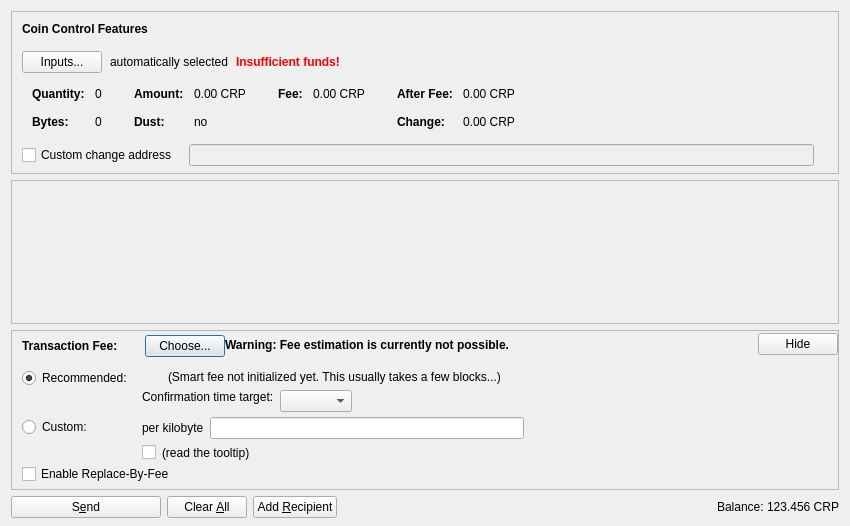
<?xml version="1.0" encoding="UTF-8"?>
<ui version="4.0">
 <class>SendCoinsDialog</class>
 <widget class="QDialog" name="SendCoinsDialog">
  <property name="geometry">
   <rect>
    <x>0</x>
    <y>0</y>
    <width>850</width>
    <height>526</height>
   </rect>
  </property>
  <property name="windowTitle">
   <string>Send Coins</string>
  </property>
  <layout class="QVBoxLayout" name="verticalLayout" stretch="0,1,0,0">
   <property name="bottomMargin">
    <number>8</number>
   </property>
   <item>
    <widget class="QFrame" name="frameCoinControl">
     <property name="sizePolicy">
      <sizepolicy hsizetype="Expanding" vsizetype="Expanding">
       <horstretch>0</horstretch>
       <verstretch>0</verstretch>
      </sizepolicy>
     </property>
     <property name="maximumSize">
      <size>
       <width>16777215</width>
       <height>16777215</height>
      </size>
     </property>
     <property name="frameShape">
      <enum>QFrame::StyledPanel</enum>
     </property>
     <property name="frameShadow">
      <enum>QFrame::Sunken</enum>
     </property>
     <layout class="QVBoxLayout" name="verticalLayoutCoinControl2">
      <property name="spacing">
       <number>0</number>
      </property>
      <property name="leftMargin">
       <number>0</number>
      </property>
      <property name="topMargin">
       <number>0</number>
      </property>
      <property name="rightMargin">
       <number>0</number>
      </property>
      <property name="bottomMargin">
       <number>6</number>
      </property>
      <item>
       <layout class="QVBoxLayout" name="verticalLayoutCoinControl" stretch="0,0,0,0,1">
        <property name="spacing">
         <number>0</number>
        </property>
        <property name="leftMargin">
         <number>10</number>
        </property>
        <property name="topMargin">
         <number>10</number>
        </property>
        <item>
         <layout class="QHBoxLayout" name="horizontalLayoutCoinControl1">
          <property name="bottomMargin">
           <number>15</number>
          </property>
          <item>
           <widget class="QLabel" name="labelCoinControlFeatures">
            <property name="sizePolicy">
             <sizepolicy hsizetype="Preferred" vsizetype="Maximum">
              <horstretch>0</horstretch>
              <verstretch>0</verstretch>
             </sizepolicy>
            </property>
            <property name="font">
             <font>
              <weight>75</weight>
              <bold>true</bold>
             </font>
            </property>
            <property name="styleSheet">
             <string notr="true">font-weight:bold;</string>
            </property>
            <property name="text">
             <string>Coin Control Features</string>
            </property>
           </widget>
          </item>
         </layout>
        </item>
        <item>
         <layout class="QHBoxLayout" name="horizontalLayoutCoinControl2" stretch="0,0,0,0">
          <property name="spacing">
           <number>8</number>
          </property>
          <property name="bottomMargin">
           <number>10</number>
          </property>
          <item>
           <widget class="QPushButton" name="pushButtonCoinControl">
            <property name="styleSheet">
             <string notr="true"/>
            </property>
            <property name="text">
             <string>Inputs...</string>
            </property>
            <property name="autoDefault">
             <bool>false</bool>
            </property>
           </widget>
          </item>
          <item>
           <widget class="QLabel" name="labelCoinControlAutomaticallySelected">
            <property name="text">
             <string>automatically selected</string>
            </property>
            <property name="margin">
             <number>5</number>
            </property>
           </widget>
          </item>
          <item>
           <widget class="QLabel" name="labelCoinControlInsuffFunds">
            <property name="font">
             <font>
              <weight>75</weight>
              <bold>true</bold>
             </font>
            </property>
            <property name="styleSheet">
             <string notr="true">color:red;font-weight:bold;</string>
            </property>
            <property name="text">
             <string>Insufficient funds!</string>
            </property>
            <property name="margin">
             <number>5</number>
            </property>
           </widget>
          </item>
          <item>
           <spacer name="horizontalSpacerCoinControl">
            <property name="orientation">
             <enum>Qt::Horizontal</enum>
            </property>
            <property name="sizeHint" stdset="0">
             <size>
              <width>40</width>
              <height>1</height>
             </size>
            </property>
           </spacer>
          </item>
         </layout>
        </item>
        <item>
         <widget class="QWidget" name="widgetCoinControl" native="true">
          <property name="sizePolicy">
           <sizepolicy hsizetype="Preferred" vsizetype="Preferred">
            <horstretch>0</horstretch>
            <verstretch>0</verstretch>
           </sizepolicy>
          </property>
          <property name="minimumSize">
           <size>
            <width>0</width>
            <height>0</height>
           </size>
          </property>
          <property name="styleSheet">
           <string notr="true"/>
          </property>
          <layout class="QHBoxLayout" name="horizontalLayoutCoinControl5">
           <property name="leftMargin">
            <number>0</number>
           </property>
           <property name="topMargin">
            <number>0</number>
           </property>
           <property name="rightMargin">
            <number>0</number>
           </property>
           <property name="bottomMargin">
            <number>0</number>
           </property>
           <item>
            <layout class="QHBoxLayout" name="horizontalLayoutCoinControl3" stretch="0,0,0,1">
             <property name="spacing">
              <number>20</number>
             </property>
             <property name="topMargin">
              <number>0</number>
             </property>
             <property name="bottomMargin">
              <number>10</number>
             </property>
             <item>
              <layout class="QFormLayout" name="formLayoutCoinControl1">
               <property name="horizontalSpacing">
                <number>10</number>
               </property>
               <property name="verticalSpacing">
                <number>14</number>
               </property>
               <property name="leftMargin">
                <number>10</number>
               </property>
               <property name="topMargin">
                <number>4</number>
               </property>
               <property name="rightMargin">
                <number>6</number>
               </property>
               <item row="0" column="0">
                <widget class="QLabel" name="labelCoinControlQuantityText">
                 <property name="font">
                  <font>
                   <weight>75</weight>
                   <bold>true</bold>
                  </font>
                 </property>
                 <property name="text">
                  <string>Quantity:</string>
                 </property>
                 <property name="margin">
                  <number>0</number>
                 </property>
                </widget>
               </item>
               <item row="0" column="1">
                <widget class="QLabel" name="labelCoinControlQuantity">
                 <property name="cursor">
                  <cursorShape>IBeamCursor</cursorShape>
                 </property>
                 <property name="contextMenuPolicy">
                  <enum>Qt::ActionsContextMenu</enum>
                 </property>
                 <property name="text">
                  <string notr="true">0</string>
                 </property>
                 <property name="margin">
                  <number>0</number>
                 </property>
                 <property name="textInteractionFlags">
                  <set>Qt::LinksAccessibleByMouse|Qt::TextSelectableByKeyboard|Qt::TextSelectableByMouse</set>
                 </property>
                </widget>
               </item>
               <item row="1" column="0">
                <widget class="QLabel" name="labelCoinControlBytesText">
                 <property name="font">
                  <font>
                   <weight>75</weight>
                   <bold>true</bold>
                  </font>
                 </property>
                 <property name="text">
                  <string>Bytes:</string>
                 </property>
                </widget>
               </item>
               <item row="1" column="1">
                <widget class="QLabel" name="labelCoinControlBytes">
                 <property name="cursor">
                  <cursorShape>IBeamCursor</cursorShape>
                 </property>
                 <property name="contextMenuPolicy">
                  <enum>Qt::ActionsContextMenu</enum>
                 </property>
                 <property name="text">
                  <string notr="true">0</string>
                 </property>
                 <property name="textInteractionFlags">
                  <set>Qt::LinksAccessibleByMouse|Qt::TextSelectableByKeyboard|Qt::TextSelectableByMouse</set>
                 </property>
                </widget>
               </item>
              </layout>
             </item>
             <item>
              <layout class="QFormLayout" name="formLayoutCoinControl2">
               <property name="horizontalSpacing">
                <number>10</number>
               </property>
               <property name="verticalSpacing">
                <number>14</number>
               </property>
               <property name="leftMargin">
                <number>6</number>
               </property>
               <property name="topMargin">
                <number>4</number>
               </property>
               <property name="rightMargin">
                <number>6</number>
               </property>
               <item row="0" column="0">
                <widget class="QLabel" name="labelCoinControlAmountText">
                 <property name="font">
                  <font>
                   <weight>75</weight>
                   <bold>true</bold>
                  </font>
                 </property>
                 <property name="text">
                  <string>Amount:</string>
                 </property>
                 <property name="margin">
                  <number>0</number>
                 </property>
                </widget>
               </item>
               <item row="0" column="1">
                <widget class="QLabel" name="labelCoinControlAmount">
                 <property name="cursor">
                  <cursorShape>IBeamCursor</cursorShape>
                 </property>
                 <property name="contextMenuPolicy">
                  <enum>Qt::ActionsContextMenu</enum>
                 </property>
                 <property name="text">
                  <string notr="true">0.00 CRP</string>
                 </property>
                 <property name="textInteractionFlags">
                  <set>Qt::LinksAccessibleByMouse|Qt::TextSelectableByKeyboard|Qt::TextSelectableByMouse</set>
                 </property>
                </widget>
               </item>
               <item row="1" column="0">
                <widget class="QLabel" name="labelCoinControlLowOutputText">
                 <property name="font">
                  <font>
                   <weight>75</weight>
                   <bold>true</bold>
                  </font>
                 </property>
                 <property name="text">
                  <string>Dust:</string>
                 </property>
                </widget>
               </item>
               <item row="1" column="1">
                <widget class="QLabel" name="labelCoinControlLowOutput">
                 <property name="cursor">
                  <cursorShape>IBeamCursor</cursorShape>
                 </property>
                 <property name="contextMenuPolicy">
                  <enum>Qt::ActionsContextMenu</enum>
                 </property>
                 <property name="text">
                  <string notr="true">no</string>
                 </property>
                 <property name="textInteractionFlags">
                  <set>Qt::LinksAccessibleByMouse|Qt::TextSelectableByKeyboard|Qt::TextSelectableByMouse</set>
                 </property>
                </widget>
               </item>
              </layout>
             </item>
             <item>
              <layout class="QFormLayout" name="formLayoutCoinControl3">
               <property name="horizontalSpacing">
                <number>10</number>
               </property>
               <property name="verticalSpacing">
                <number>14</number>
               </property>
               <property name="leftMargin">
                <number>6</number>
               </property>
               <property name="topMargin">
                <number>4</number>
               </property>
               <property name="rightMargin">
                <number>6</number>
               </property>
               <item row="0" column="0">
                <widget class="QLabel" name="labelCoinControlFeeText">
                 <property name="font">
                  <font>
                   <weight>75</weight>
                   <bold>true</bold>
                  </font>
                 </property>
                 <property name="text">
                  <string>Fee:</string>
                 </property>
                 <property name="margin">
                  <number>0</number>
                 </property>
                </widget>
               </item>
               <item row="0" column="1">
                <widget class="QLabel" name="labelCoinControlFee">
                 <property name="cursor">
                  <cursorShape>IBeamCursor</cursorShape>
                 </property>
                 <property name="contextMenuPolicy">
                  <enum>Qt::ActionsContextMenu</enum>
                 </property>
                 <property name="text">
                  <string notr="true">0.00 CRP</string>
                 </property>
                 <property name="textInteractionFlags">
                  <set>Qt::LinksAccessibleByMouse|Qt::TextSelectableByKeyboard|Qt::TextSelectableByMouse</set>
                 </property>
                </widget>
               </item>
              </layout>
             </item>
             <item>
              <layout class="QFormLayout" name="formLayoutCoinControl4">
               <property name="horizontalSpacing">
                <number>10</number>
               </property>
               <property name="verticalSpacing">
                <number>14</number>
               </property>
               <property name="leftMargin">
                <number>6</number>
               </property>
               <property name="topMargin">
                <number>4</number>
               </property>
               <property name="rightMargin">
                <number>6</number>
               </property>
               <item row="0" column="0">
                <widget class="QLabel" name="labelCoinControlAfterFeeText">
                 <property name="font">
                  <font>
                   <weight>75</weight>
                   <bold>true</bold>
                  </font>
                 </property>
                 <property name="text">
                  <string>After Fee:</string>
                 </property>
                 <property name="margin">
                  <number>0</number>
                 </property>
                </widget>
               </item>
               <item row="0" column="1">
                <widget class="QLabel" name="labelCoinControlAfterFee">
                 <property name="cursor">
                  <cursorShape>IBeamCursor</cursorShape>
                 </property>
                 <property name="contextMenuPolicy">
                  <enum>Qt::ActionsContextMenu</enum>
                 </property>
                 <property name="text">
                  <string notr="true">0.00 CRP</string>
                 </property>
                 <property name="textInteractionFlags">
                  <set>Qt::LinksAccessibleByMouse|Qt::TextSelectableByKeyboard|Qt::TextSelectableByMouse</set>
                 </property>
                </widget>
               </item>
               <item row="1" column="0">
                <widget class="QLabel" name="labelCoinControlChangeText">
                 <property name="font">
                  <font>
                   <weight>75</weight>
                   <bold>true</bold>
                  </font>
                 </property>
                 <property name="text">
                  <string>Change:</string>
                 </property>
                </widget>
               </item>
               <item row="1" column="1">
                <widget class="QLabel" name="labelCoinControlChange">
                 <property name="cursor">
                  <cursorShape>IBeamCursor</cursorShape>
                 </property>
                 <property name="contextMenuPolicy">
                  <enum>Qt::ActionsContextMenu</enum>
                 </property>
                 <property name="text">
                  <string notr="true">0.00 CRP</string>
                 </property>
                 <property name="textInteractionFlags">
                  <set>Qt::LinksAccessibleByMouse|Qt::TextSelectableByKeyboard|Qt::TextSelectableByMouse</set>
                 </property>
                </widget>
               </item>
              </layout>
             </item>
            </layout>
           </item>
          </layout>
         </widget>
        </item>
        <item>
         <layout class="QHBoxLayout" name="horizontalLayoutCoinControl4" stretch="0,0,0">
          <property name="spacing">
           <number>12</number>
          </property>
          <property name="sizeConstraint">
           <enum>QLayout::SetDefaultConstraint</enum>
          </property>
          <property name="topMargin">
           <number>5</number>
          </property>
          <property name="rightMargin">
           <number>5</number>
          </property>
          <item>
           <widget class="QCheckBox" name="checkBoxCoinControlChange">
            <property name="toolTip">
             <string>If this is activated, but the change address is empty or invalid, change will be sent to a newly generated address.</string>
            </property>
            <property name="text">
             <string>Custom change address</string>
            </property>
           </widget>
          </item>
          <item>
           <widget class="QValidatedLineEdit" name="lineEditCoinControlChange">
            <property name="enabled">
             <bool>false</bool>
            </property>
            <property name="sizePolicy">
             <sizepolicy hsizetype="Expanding" vsizetype="Fixed">
              <horstretch>0</horstretch>
              <verstretch>0</verstretch>
             </sizepolicy>
            </property>
           </widget>
          </item>
          <item>
           <widget class="QLabel" name="labelCoinControlChangeLabel">
            <property name="sizePolicy">
             <sizepolicy hsizetype="Preferred" vsizetype="Expanding">
              <horstretch>0</horstretch>
              <verstretch>0</verstretch>
             </sizepolicy>
            </property>
            <property name="minimumSize">
             <size>
              <width>0</width>
              <height>0</height>
             </size>
            </property>
            <property name="text">
             <string/>
            </property>
            <property name="margin">
             <number>3</number>
            </property>
           </widget>
          </item>
         </layout>
        </item>
        <item>
         <spacer name="verticalSpacerCoinControl">
          <property name="orientation">
           <enum>Qt::Vertical</enum>
          </property>
          <property name="sizeHint" stdset="0">
           <size>
            <width>800</width>
            <height>1</height>
           </size>
          </property>
         </spacer>
        </item>
       </layout>
      </item>
     </layout>
    </widget>
   </item>
   <item>
    <widget class="QScrollArea" name="scrollArea">
     <property name="widgetResizable">
      <bool>true</bool>
     </property>
     <widget class="QWidget" name="scrollAreaWidgetContents">
      <property name="geometry">
       <rect>
        <x>0</x>
        <y>0</y>
        <width>830</width>
        <height>104</height>
       </rect>
      </property>
      <layout class="QVBoxLayout" name="verticalLayout_2" stretch="0,1">
       <property name="leftMargin">
        <number>0</number>
       </property>
       <property name="topMargin">
        <number>0</number>
       </property>
       <property name="rightMargin">
        <number>0</number>
       </property>
       <property name="bottomMargin">
        <number>0</number>
       </property>
       <item>
        <layout class="QVBoxLayout" name="entries">
         <property name="spacing">
          <number>6</number>
         </property>
        </layout>
       </item>
       <item>
        <spacer name="verticalSpacer">
         <property name="orientation">
          <enum>Qt::Vertical</enum>
         </property>
         <property name="sizeHint" stdset="0">
          <size>
           <width>20</width>
           <height>40</height>
          </size>
         </property>
        </spacer>
       </item>
      </layout>
     </widget>
    </widget>
   </item>
   <item>
    <widget class="QFrame" name="frameFee">
     <property name="sizePolicy">
      <sizepolicy hsizetype="Expanding" vsizetype="Expanding">
       <horstretch>0</horstretch>
       <verstretch>0</verstretch>
      </sizepolicy>
     </property>
     <property name="maximumSize">
      <size>
       <width>16777215</width>
       <height>16777215</height>
      </size>
     </property>
     <property name="frameShape">
      <enum>QFrame::StyledPanel</enum>
     </property>
     <property name="frameShadow">
      <enum>QFrame::Sunken</enum>
     </property>
     <layout class="QVBoxLayout" name="verticalLayoutFee1">
      <property name="spacing">
       <number>0</number>
      </property>
      <property name="leftMargin">
       <number>0</number>
      </property>
      <property name="topMargin">
       <number>0</number>
      </property>
      <property name="rightMargin">
       <number>0</number>
      </property>
      <property name="bottomMargin">
       <number>0</number>
      </property>
      <item>
       <layout class="QVBoxLayout" name="verticalLayoutFee2" stretch="0,0,0">
        <property name="spacing">
         <number>0</number>
        </property>
        <property name="leftMargin">
         <number>10</number>
        </property>
        <property name="topMargin">
         <number>0</number>
        </property>
        <item>
         <layout class="QHBoxLayout" name="horizontalLayoutFee1">
          <property name="bottomMargin">
           <number>0</number>
          </property>
          <item>
           <layout class="QVBoxLayout" name="verticalLayoutFee7">
            <property name="spacing">
             <number>0</number>
            </property>
            <item>
             <spacer name="verticalSpacerSmartFee">
              <property name="orientation">
               <enum>Qt::Vertical</enum>
              </property>
              <property name="sizeType">
               <enum>QSizePolicy::Fixed</enum>
              </property>
              <property name="sizeHint" stdset="0">
               <size>
                <width>1</width>
                <height>4</height>
               </size>
              </property>
             </spacer>
            </item>
            <item>
             <layout class="QHBoxLayout" name="horizontalLayoutSmartFee">
              <property name="spacing">
               <number>10</number>
              </property>
              <item>
               <widget class="QLabel" name="labelFeeHeadline">
                <property name="sizePolicy">
                 <sizepolicy hsizetype="Preferred" vsizetype="Maximum">
                  <horstretch>0</horstretch>
                  <verstretch>0</verstretch>
                 </sizepolicy>
                </property>
                <property name="font">
                 <font>
                  <weight>75</weight>
                  <bold>true</bold>
                 </font>
                </property>
                <property name="styleSheet">
                 <string notr="true">font-weight:bold;</string>
                </property>
                <property name="text">
                 <string>Transaction Fee:</string>
                </property>
               </widget>
              </item>
              <item>
               <widget class="QLabel" name="labelFeeMinimized">
                <property name="text">
                 <string/>
                </property>
               </widget>
              </item>
              <item>
               <widget class="QPushButton" name="buttonChooseFee">
                <property name="text">
                 <string>Choose...</string>
                </property>
               </widget>
              </item>
             </layout>
            </item>
            <item>
             <spacer name="verticalSpacer_5">
              <property name="orientation">
               <enum>Qt::Vertical</enum>
              </property>
              <property name="sizeHint" stdset="0">
               <size>
                <width>1</width>
                <height>1</height>
               </size>
              </property>
             </spacer>
            </item>
           </layout>
          </item>
          <item>
           <widget class="QLabel" name="fallbackFeeWarningLabel">
            <property name="toolTip">
             <string>Using the fallbackfee can result in sending a transaction that will take several hours or days (or never) to confirm. Consider choosing your fee manually or wait until you have validated the complete chain.</string>
            </property>
            <property name="font">
            <font>
                <weight>75</weight>
                <bold>true</bold>
            </font>
            </property>
            <property name="text">
             <string>Warning: Fee estimation is currently not possible.</string>
            </property>
            <property name="wordWrap">
             <bool>false</bool>
            </property>
           </widget>
          </item>
          <item>
           <spacer name="horizontalSpacer_4">
            <property name="orientation">
             <enum>Qt::Horizontal</enum>
            </property>
            <property name="sizeType">
             <enum>QSizePolicy::MinimumExpanding</enum>
            </property>
            <property name="sizeHint" stdset="0">
             <size>
              <width>40</width>
              <height>20</height>
             </size>
            </property>
           </spacer>
          </item>
          <item>
           <widget class="QPushButton" name="buttonMinimizeFee">
            <property name="toolTip">
             <string>collapse fee-settings</string>
            </property>
            <property name="text">
             <string>Hide</string>
            </property>
           </widget>
          </item>
         </layout>
        </item>
        <item>
         <widget class="QFrame" name="frameFeeSelection">
          <layout class="QVBoxLayout" name="verticalLayoutFee12">
           <property name="spacing">
            <number>0</number>
           </property>
           <property name="leftMargin">
            <number>0</number>
           </property>
           <property name="topMargin">
            <number>0</number>
           </property>
           <property name="rightMargin">
            <number>0</number>
           </property>
           <property name="bottomMargin">
            <number>0</number>
           </property>
           <item>
            <layout class="QGridLayout" name="gridLayoutFee">
             <property name="topMargin">
              <number>10</number>
             </property>
             <property name="bottomMargin">
              <number>4</number>
             </property>
             <property name="horizontalSpacing">
              <number>10</number>
             </property>
             <property name="verticalSpacing">
              <number>4</number>
             </property>
             <item row="1" column="1">
              <layout class="QVBoxLayout" name="verticalLayoutFee8">
               <property name="spacing">
                <number>6</number>
               </property>
               <item>
                <layout class="QHBoxLayout" name="horizontalLayoutFee13">
                 <item>
                  <widget class="QLabel" name="labelCustomPerKilobyte">
                   <property name="toolTip">
                    <string>Specify a custom fee per kB (1,000 bytes) of the transaction's virtual size.

Note:  Since the fee is calculated on a per-byte basis, a fee of "100 satoshis per kB" for a transaction size of 500 bytes (half of 1 kB) would ultimately yield a fee of only 50 satoshis.</string>
                   </property>
                   <property name="text">
                    <string>per kilobyte</string>
                   </property>
                  </widget>
                 </item>
                 <item>
                  <widget class="BitcoinAmountField" name="customFee"/>
                 </item>
                 <item>
                  <spacer name="horizontalSpacer_6">
                   <property name="orientation">
                    <enum>Qt::Horizontal</enum>
                   </property>
                   <property name="sizeHint" stdset="0">
                    <size>
                     <width>1</width>
                     <height>1</height>
                    </size>
                   </property>
                  </spacer>
                 </item>
                </layout>
               </item>
               <item>
                <layout class="QHBoxLayout" name="horizontalLayoutFee8">
                 <item>
                  <widget class="QCheckBox" name="checkBoxMinimumFee">
                   <property name="toolTip">
                    <string>Paying only the minimum fee is just fine as long as there is less transaction volume than space in the blocks. But be aware that this can end up in a never confirming transaction once there is more demand for cranepay transactions than the network can process.</string>
                   </property>
                   <property name="text">
                    <string/>
                   </property>
                  </widget>
                 </item>
                 <item>
                  <widget class="QLabel" name="labelMinFeeWarning">
                   <property name="enabled">
                    <bool>true</bool>
                   </property>
                   <property name="toolTip">
                    <string>Paying only the minimum fee is just fine as long as there is less transaction volume than space in the blocks. But be aware that this can end up in a never confirming transaction once there is more demand for cranepay transactions than the network can process.</string>
                   </property>
                   <property name="text">
                    <string>(read the tooltip)</string>
                   </property>
                   <property name="margin">
                    <number>5</number>
                   </property>
                  </widget>
                 </item>
                 <item>
                  <spacer name="horizontalSpacer_2">
                   <property name="orientation">
                    <enum>Qt::Horizontal</enum>
                   </property>
                   <property name="sizeHint" stdset="0">
                    <size>
                     <width>1</width>
                     <height>1</height>
                    </size>
                   </property>
                  </spacer>
                 </item>
                </layout>
               </item>
              </layout>
             </item>
             <item row="0" column="0">
              <layout class="QVBoxLayout" name="verticalLayoutFee4" stretch="0,1">
               <item>
                <widget class="QRadioButton" name="radioSmartFee">
                 <property name="text">
                  <string>Recommended:</string>
                 </property>
                 <property name="checked">
                  <bool>true</bool>
                 </property>
                 <attribute name="buttonGroup">
                  <string notr="true">groupFee</string>
                 </attribute>
                </widget>
               </item>
               <item>
                <spacer name="verticalSpacer_2">
                 <property name="orientation">
                  <enum>Qt::Vertical</enum>
                 </property>
                 <property name="sizeHint" stdset="0">
                  <size>
                   <width>1</width>
                   <height>1</height>
                  </size>
                 </property>
                </spacer>
               </item>
              </layout>
             </item>
             <item row="1" column="0">
              <layout class="QVBoxLayout" name="verticalLayoutFee9" stretch="0,1">
               <item>
                <widget class="QRadioButton" name="radioCustomFee">
                 <property name="text">
                  <string>Custom:</string>
                 </property>
                 <attribute name="buttonGroup">
                  <string notr="true">groupFee</string>
                 </attribute>
                </widget>
               </item>
               <item>
                <spacer name="verticalSpacer_6">
                 <property name="orientation">
                  <enum>Qt::Vertical</enum>
                 </property>
                 <property name="sizeHint" stdset="0">
                  <size>
                   <width>1</width>
                   <height>1</height>
                  </size>
                 </property>
                </spacer>
               </item>
              </layout>
             </item>
             <item row="0" column="1">
              <layout class="QVBoxLayout" name="verticalLayoutFee3" stretch="0,0,1">
               <property name="spacing">
                <number>6</number>
               </property>
               <property name="topMargin">
                <number>2</number>
               </property>
               <item>
                <layout class="QHBoxLayout" name="horizontalLayoutFee12">
                 <item>
                  <widget class="QLabel" name="labelSmartFee">
                   <property name="text">
                    <string/>
                   </property>
                   <property name="margin">
                    <number>2</number>
                   </property>
                  </widget>
                 </item>
                 <item>
                  <widget class="QLabel" name="labelFeeEstimation">
                   <property name="text">
                    <string/>
                   </property>
                  </widget>
                 </item>
                 <item>
                  <widget class="QLabel" name="labelSmartFee2">
                   <property name="text">
                    <string>(Smart fee not initialized yet. This usually takes a few blocks...)</string>
                   </property>
                   <property name="margin">
                    <number>2</number>
                   </property>
                  </widget>
                 </item>
                 <item>
                  <spacer name="horizontalSpacer_5">
                   <property name="orientation">
                    <enum>Qt::Horizontal</enum>
                   </property>
                   <property name="sizeHint" stdset="0">
                    <size>
                     <width>1</width>
                     <height>1</height>
                    </size>
                   </property>
                  </spacer>
                 </item>
                </layout>
               </item>
               <item>
                <layout class="QHBoxLayout" name="horizontalLayoutFee9">
                 <item>
                  <layout class="QVBoxLayout" name="verticalLayoutFee6">
                   <item>
                    <widget class="QLabel" name="labelSmartFee3">
                     <property name="text">
                      <string>Confirmation time target:</string>
                     </property>
                     <property name="margin">
                      <number>2</number>
                     </property>
                    </widget>
                   </item>
                   <item>
                    <spacer name="verticalSpacer_3">
                     <property name="orientation">
                      <enum>Qt::Vertical</enum>
                     </property>
                     <property name="sizeHint" stdset="0">
                      <size>
                       <width>1</width>
                       <height>1</height>
                      </size>
                     </property>
                    </spacer>
                   </item>
                  </layout>
                 </item>
                 <item>
                  <layout class="QVBoxLayout" name="verticalLayoutFee5">
                   <property name="rightMargin">
                    <number>30</number>
                   </property>
                   <item>
                    <layout class="QHBoxLayout" name="horizontalLayoutConfTarget">
                     <property name="bottomMargin">
                      <number>0</number>
                     </property>
                     <item>
                      <widget class="QComboBox" name="confTargetSelector"/>
                     </item>
                     <item>
                      <spacer name="horizontalSpacerConfTarget">
                       <property name="orientation">
                        <enum>Qt::Horizontal</enum>
                       </property>
                       <property name="sizeHint" stdset="0">
                        <size>
                         <width>40</width>
                         <height>20</height>
                        </size>
                       </property>
                      </spacer>
                     </item>
                    </layout>
                   </item>
                  </layout>
                 </item>
                </layout>
               </item>
               <item>
                <spacer name="verticalSpacer_4">
                 <property name="orientation">
                  <enum>Qt::Vertical</enum>
                 </property>
                 <property name="sizeHint" stdset="0">
                  <size>
                   <width>1</width>
                   <height>1</height>
                  </size>
                 </property>
                </spacer>
               </item>
              </layout>
             </item>
            </layout>
           </item>
           <item>
            <widget class="QCheckBox" name="optInRBF">
             <property name="text">
              <string>Enable Replace-By-Fee</string>
             </property>
             <property name="toolTip">
              <string>With Replace-By-Fee (BIP-125) you can increase a transaction's fee after it is sent. Without this, a higher fee may be recommended to compensate for increased transaction delay risk.</string>
             </property>
            </widget>
           </item>
          </layout>
         </widget>
        </item>
        <item>
         <spacer name="verticalSpacerFee">
          <property name="orientation">
           <enum>Qt::Vertical</enum>
          </property>
          <property name="sizeHint" stdset="0">
           <size>
            <width>40</width>
            <height>5</height>
           </size>
          </property>
         </spacer>
        </item>
       </layout>
      </item>
     </layout>
    </widget>
   </item>
   <item>
    <layout class="QHBoxLayout" name="horizontalLayout">
     <item>
      <widget class="QPushButton" name="sendButton">
       <property name="minimumSize">
        <size>
         <width>150</width>
         <height>0</height>
        </size>
       </property>
       <property name="toolTip">
        <string>Confirm the send action</string>
       </property>
       <property name="text">
        <string>S&amp;end</string>
       </property>
       <property name="icon">
        <iconset resource="../bitcoin.qrc">
         <normaloff>:/icons/send</normaloff>:/icons/send</iconset>
       </property>
       <property name="autoDefault">
        <bool>false</bool>
       </property>
       <property name="default">
        <bool>false</bool>
       </property>
      </widget>
     </item>
     <item>
      <widget class="QPushButton" name="clearButton">
       <property name="sizePolicy">
        <sizepolicy hsizetype="Minimum" vsizetype="Fixed">
         <horstretch>0</horstretch>
         <verstretch>0</verstretch>
        </sizepolicy>
       </property>
       <property name="toolTip">
        <string>Clear all fields of the form.</string>
       </property>
       <property name="text">
        <string>Clear &amp;All</string>
       </property>
       <property name="icon">
        <iconset resource="../bitcoin.qrc">
         <normaloff>:/icons/remove</normaloff>:/icons/remove</iconset>
       </property>
       <property name="autoDefault">
        <bool>false</bool>
       </property>
      </widget>
     </item>
     <item>
      <widget class="QPushButton" name="addButton">
       <property name="toolTip">
        <string>Send to multiple recipients at once</string>
       </property>
       <property name="text">
        <string>Add &amp;Recipient</string>
       </property>
       <property name="icon">
        <iconset resource="../bitcoin.qrc">
         <normaloff>:/icons/add</normaloff>:/icons/add</iconset>
       </property>
       <property name="autoDefault">
        <bool>false</bool>
       </property>
      </widget>
     </item>
     <item>
      <spacer name="horizontalSpacer">
       <property name="orientation">
        <enum>Qt::Horizontal</enum>
       </property>
       <property name="sizeHint" stdset="0">
        <size>
         <width>40</width>
         <height>20</height>
        </size>
       </property>
      </spacer>
     </item>
     <item>
      <layout class="QHBoxLayout" name="horizontalLayout_2">
       <property name="spacing">
        <number>3</number>
       </property>
       <item>
        <widget class="QLabel" name="label">
         <property name="sizePolicy">
          <sizepolicy hsizetype="Preferred" vsizetype="Fixed">
           <horstretch>0</horstretch>
           <verstretch>0</verstretch>
          </sizepolicy>
         </property>
         <property name="text">
          <string>Balance:</string>
         </property>
        </widget>
       </item>
       <item>
        <widget class="QLabel" name="labelBalance">
         <property name="sizePolicy">
          <sizepolicy hsizetype="Preferred" vsizetype="Fixed">
           <horstretch>0</horstretch>
           <verstretch>0</verstretch>
          </sizepolicy>
         </property>
         <property name="cursor">
          <cursorShape>IBeamCursor</cursorShape>
         </property>
         <property name="text">
          <string notr="true">123.456 CRP</string>
         </property>
         <property name="textInteractionFlags">
          <set>Qt::LinksAccessibleByMouse|Qt::TextSelectableByKeyboard|Qt::TextSelectableByMouse</set>
         </property>
        </widget>
       </item>
      </layout>
     </item>
    </layout>
   </item>
  </layout>
 </widget>
 <customwidgets>
  <customwidget>
   <class>QValidatedLineEdit</class>
   <extends>QLineEdit</extends>
   <header>qt/qvalidatedlineedit.h</header>
  </customwidget>
  <customwidget>
   <class>BitcoinAmountField</class>
   <extends>QLineEdit</extends>
   <header>qt/bitcoinamountfield.h</header>
   <container>1</container>
  </customwidget>
 </customwidgets>
 <resources>
  <include location="../bitcoin.qrc"/>
 </resources>
 <connections/>
 <buttongroups>
  <buttongroup name="groupFee"/>
 </buttongroups>
</ui>
